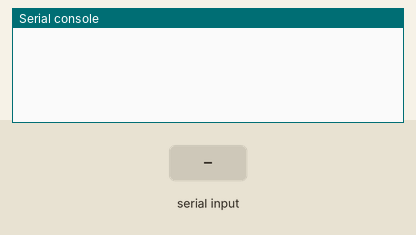
Bench run of a program on a simulated MicroPython board. On the bench: the last lines printed to the serial console. The test bench sets the inputs (shaded band).

Above: at 1.2 s.
1.3 s: "1" typed at the serial console, then Enter
At 3.0 s:
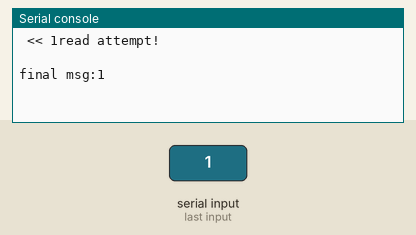
3.8 s: "0" typed at the serial console, then Enter
At 4.2 s:
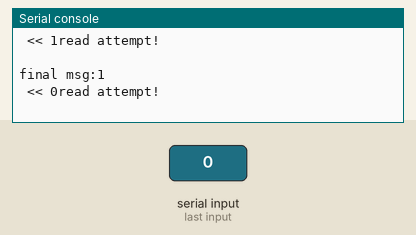

Measured:
- after the input at 1.3 s, the serial console: prints a new line at once (image 1)
- after the input at 3.8 s, the serial console: prints a new line at once (image 2)

The program:

uart_v2_debug.py
```python
# for shell input: https://forums.raspberrypi.com/viewtopic.php?t=347661

import uasyncio as asyncio
from machine import Pin, UART
import time, sys

uart = UART(1, 9600, timeout = 1000) # set up on UART1 - see pinout - at 9,600 bits per sec
# note that UART0 is often the line connecting your computer and your chip

async def read():
    while True:
        await asyncio.sleep_ms(10)
        try:
            print("read attempt!")
            s = uart.readline()
            if s:
                print(f" >> {s}")
        except:
            print("nothing to read")

async def write(msg):
    while True:
        await asyncio.sleep_ms(10)
        try:
            uart.write(msg)
        except:
            print("could not write")

async def sendshell():
    shell = None
    prev = None
    initial = True
    msg_to_send = ""

    while True:
        await asyncio.sleep_ms(1)
        try:
#             print(f"top - prev:{prev}, shell:{shell}")
            shell = sys.stdin.read(1)
            if initial and shell and shell != '\n':
                print(f" << {shell}", end="")
#                 print(f"prev:{prev}, shell:{shell}")
                msg_to_send += shell
                prev = shell
                initial = False
            elif shell and shell != '\n':
                print(shell, end="")
                msg_to_send += shell
            if shell == '\n' and prev is not None and initial is False:
#                 print("init")
                initial = True
                print('\n', end="")
                print(f"final msg:{msg_to_send}")
                write(msg_to_send)
                uart.write(msg_to_send)
#             else if shell and shell != '\n':
#                 print(shell, end="")
#                 prev = shell
#             elif shell and shell != '\n':
#                 print(shell, end="")
        except:
            print("error in shell")

async def main(duration):
    loop = asyncio.new_event_loop()
    loop.create_task(read())
#     loop.create_task(write('hey!'))
    loop.create_task(sendshell())
    await asyncio.sleep(duration)
#     loop.run_forever()

def code():
    try:
        asyncio.run(main(20)) # runs everything for __ amount of time
    except KeyboardInterrupt:
        print('Interrupted')
    finally:
        asyncio.new_event_loop()
        print('you are done, clear state')

code()
```
